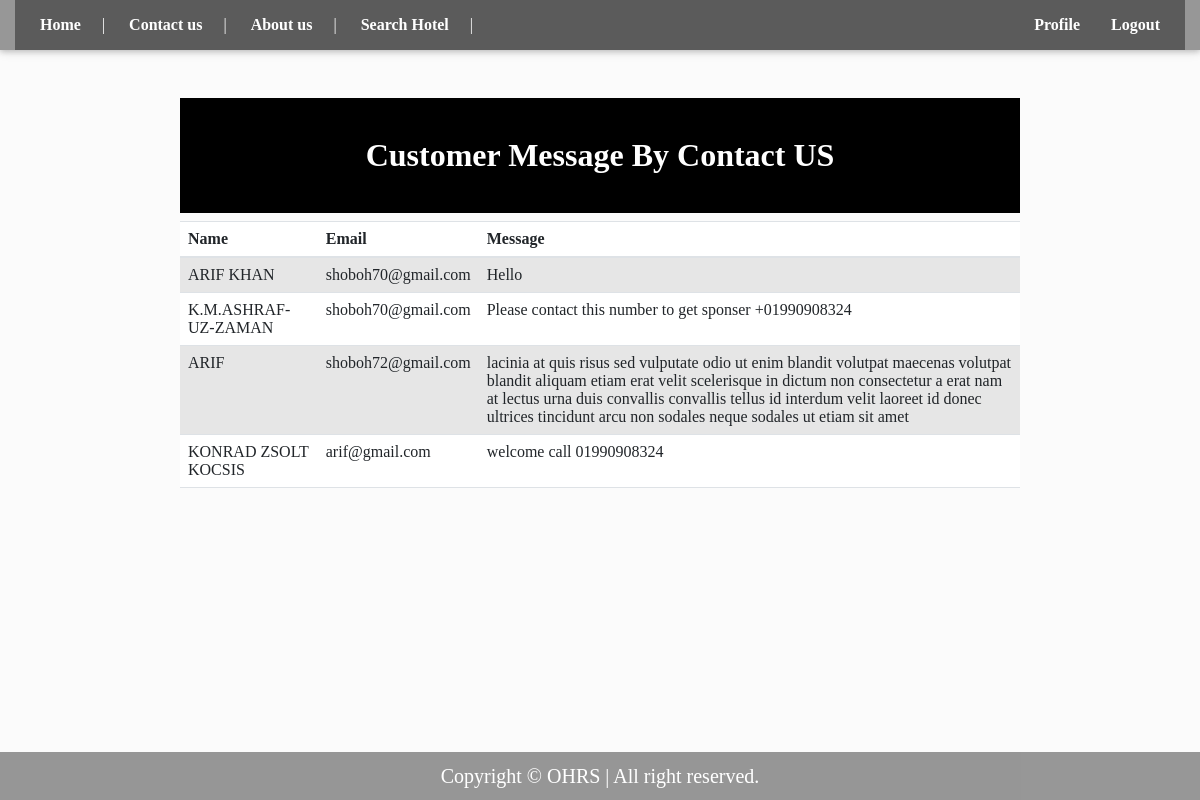
The app's page /message.html with its own data.
### OHRS_App/models.py (models this page shows, shortened)
class contactus(models.Model):
    name= models.CharField(max_length=100,null=True,blank=True)
    Email =  models.EmailField(null=True)
    description = models.TextField(null=True,blank=True)

### OHRS_App/views.py (the view)
# urls.py: path("message.html", views.cust_message, name="message"),
def cust_message(request):
    contact=contactus.objects.all()
    context={
         "contacts":contact,
    }
    return render(request, "OHRS_App/templates/Cmessage.html",context)

### OHRS_App/templates/Cmessage.html (shortened to what this page needs)
{%load static %}
<html lang="en">
<head>
  <link rel="stylesheet" href="https://cdn.jsdelivr.net/npm/bootstrap@4.6.1/dist/css/bootstrap.min.css">
  <link href="https://cdn.jsdelivr.net/npm/bootstrap@5.1.1/dist/css/bootstrap.min.css" rel="stylesheet"
>
  <link href="{% static 'css/style.css' %}" rel="stylesheet">
  <link rel="stylesheet" href="{% static 'css/fontawsom-all.min.css' %}">
</head>
<body style="min-height: 200px; background-image: url({% static 'img/bg-img/y.jpg' %}); background-size: cover;background-position: center;  ">
  <header class="continer-fluid ">
    <div class="header-top" style="background-color: rgba(0,0,0,0.4); ">
      <div class="container" >
        <div class="row col-det" >
          <div class="col-lg-6 d-none d-lg-block" style="background-color: rgba(0,0,0,0.4);">
            <ul class="ulleft">
              <li>
              <button class="button button1">
                  <a style="color:white;" href="home2.html"><b> Home </b></a>
              </button>
                <span>|</span>
              </li>
              <li>
              <button class="button button1">
                <a style="color:white;" href="contactus.html"><b> Contact us </b></a>
              </button>
                <span>|</span>
              </li>
              <li>
              <button class="button button1">
                <a style="color:white;" href="contactus.html"><b> About us </b></a>
              </button>
                <span>|</span>
              </li>
              <li>
              <button class="button button1">
                <a style="color:white;" href="room.html"><b> Search Hotel </b></a>
              </button>
                <span>|</span>
              </li>
            </ul>
          </div>
          <div class="col-lg-6 col-md-12" style="background-color: rgba(0,0,0,0.4);">
            <ul class="ulright">
              <li>
              <button class="button button1">
                <a style="color:white;" href="profile.html"><b>Profile</b></a>
              </button>
              </li>
              <li>
              <button class="button button1">
                <a style="color:white;" href="{% url 'logout' %}"><b>Logout</b></a>
              </button>
              </li>
            </ul>
          </div>
        </div>
      </div>
    </div>
  </header>
  <div>
        <br>
        <br>
        <h2 style="text-align:center;color:white;background-color:black;width: 70%;  margin-left: auto; margin-right: auto;"><b><br>Customer Message By Contact US</b><br> <p style="color:black;">ok</p></h2>
<table class="table table-striped" style="background-color: white;width: 70%;  margin-left: auto; margin-right: auto;">
  <thead>
    <tr>
      <th scope="col">Name</th>
      <th scope="col">Email</th>
      <th scope="col">Message</th>
    </tr>
  </thead>
  <tbody>
    {% for contact in contacts %}
    <tr>
      <td style="text-transform: uppercase;">{{ contact.name }}</td>
      <td>{{ contact.Email }}</td>
      <td>{{ contact.description }}</td>
    </tr>
    {% endfor %}
  </tbody>
</table>
    <div  class="footer">
        <p ><h5>Copyright © OHRS | All right reserved.</h5></p>
    </div>
  </div>
</body>
</html>

### static/css/style.css (style rules this page uses)
* { margin: 0px; padding: 0px; list-style: none; }
a { text-decoration: none; outline: none; color: #444; }
ul { margin-bottom: 0; padding-left: 0; }
html, body { height: 100%; }
p { margin-bottom: 0px; width: 100%; }
::placeholder { color: #747f8a !important; font-size: 13px; opacity: .5 !important; }
h1, h2, h3, h4, h5, h6 { font-family: montserrat; }
body { background-color: #f1f1f145 !important; font-family: 'Merriweather', serif; color: #6A6A6A; overflow-x: hidden; }
.container { max-width: 1170px; }
html { scroll-behavior: smooth; }
header { box-shadow: 0 2px 5px 0 rgba(0, 0, 0, 0.16), 0 2px 10px 0 rgba(0, 0, 0, 0.12); }
header .header-top { background-color: #de1f26; }
header .header-top .col-det .ulleft li { float: left; padding: 11px; color: #FFF; font-size: 1rem; font-weight: 400; }
header .header-top .col-det .ulleft li span { margin-left: 15px; }
header .header-top .col-det .ulright { float: right; }
header .header-top .col-det .ulright li { float: left; padding: 11px; color: #FFF; font-size: 1rem; }

### OHRS_App/templates/Cmessage.html (style rules this page uses)
.button1 { background-color: transparent; color: black; border: 2px solid transparent; }
.footer { padding:1.0mm; position: fixed; left: 0; bottom: 0; width: 100%; background-color: rgba(0,0,0,0.4); font-size: 16px; color: white; text-align: center; }
* { margin: 0; padding: 0; box-sizing: border-box; }

### records on screen
contactus: name "ARIF KHAN", Email "shoboh70@gmail.com", description "Hello"
contactus: name "K.M.ASHRAF-UZ-ZAMAN", Email "shoboh70@gmail.com", description "Please contact this number to get sponser +01990908324"
contactus: name "ARIF", Email "shoboh72@gmail.com", description "lacinia at quis risus sed vulputate odio ut enim blandit volutpat maecenas volutpat blandit aliquam etiam erat velit scelerisque in dictum non consectetur a erat nam at lectus urna duis convallis convallis tellus id interdum velit laoreet id donec ultrices tincidunt arcu non sodales neque sodales ut etiam sit amet"
contactus: name "KONRAD ZSOLT KOCSIS", Email "arif@gmail.com", description "welcome call 01990908324"
